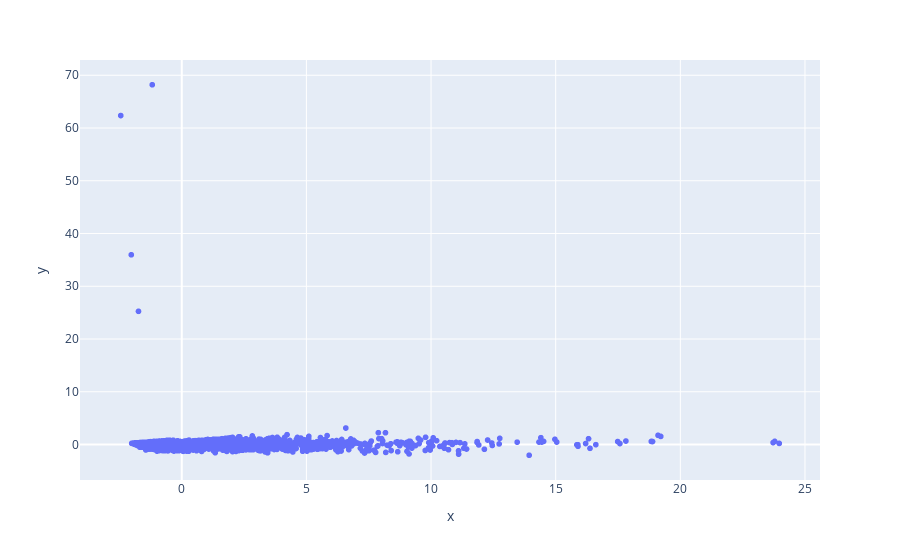

Notebook code cell kept with this figure:
### Code cell
fig = px.scatter(x = df_clus_X_reduced[0],
                 y=df_clus_X_reduced[1])
fig.show()

### Figure 1 — Plotly figure (JSON) as saved in the notebook; plotly's stock layout.template omitted (floating-point values rounded to 4 significant figures; data arrays with more than 128 entries replaced by an {"elided": "..."} marker saying what was removed)
{"data": [{"hovertemplate": "x=%{x}<br>y=%{y}<extra></extra>", "legendgroup": "", "marker": {"color": "#636efa", "symbol": "circle"}, "mode": "markers", "name": "", "showlegend": false, "type": "scattergl", "x": {"elided": "5640 float values"}, "xaxis": "x", "y": {"elided": "5640 float values"}, "yaxis": "y"}], "layout": {"legend": {"tracegroupgap": 0}, "margin": {"t": 60}, "xaxis": {"anchor": "y", "domain": [0, 1], "title": {"text": "x"}}, "yaxis": {"anchor": "x", "domain": [0, 1], "title": {"text": "y"}}}}
